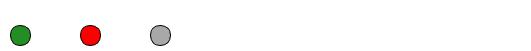
    <widget class="QGroupBox" name="groupBox_6">
     <property name="geometry">
      <rect>
       <x>30</x>
       <y>240</y>
       <width>531</width>
       <height>51</height>
      </rect>
     </property>
     <property name="font">
      <font>
       <family>Bahnschrift Light</family>
      </font>
     </property>
     <property name="styleSheet">
      <string notr="true">border: 0px;
background: transparent;
color: rgb(255, 255, 255);</string>
     </property>
     <property name="title">
      <string>Legenda</string>
     </property>
     <widget class="QLineEdit" name="RSVD_13">
      <property name="geometry">
       <rect>
        <x>10</x>
        <y>25</y>
        <width>21</width>
        <height>21</height>
       </rect>
      </property>
      <property name="font">
       <font>
        <family>Bahnschrift Light</family>
        <pointsize>8</pointsize>
       </font>
      </property>
      <property name="styleSheet">
       <string notr="true">border: 1px solid black;
color: rgb(0, 0, 0);
background-color: rgb(35,142,35);
border-radius: 10px</string>
      </property>
      <property name="inputMethodHints">
       <set>Qt::ImhNone</set>
      </property>
      <property name="text">
       <string/>
      </property>
      <property name="alignment">
       <set>Qt::AlignCenter</set>
      </property>
      <property name="readOnly">
       <bool>true</bool>
      </property>
     </widget>
     <widget class="QLabel" name="label_5">
      <property name="geometry">
       <rect>
        <x>40</x>
        <y>28</y>
        <width>16</width>
        <height>16</height>
       </rect>
      </property>
      <property name="font">
       <font>
        <family>Bahnschrift Light</family>
       </font>
      </property>
      <property name="styleSheet">
       <string notr="true">border: 0px;
</string>
      </property>
      <property name="text">
       <string>0</string>
      </property>
     </widget>
     <widget class="QLabel" name="label_7">
      <property name="geometry">
       <rect>
        <x>110</x>
        <y>28</y>
        <width>21</width>
        <height>16</height>
       </rect>
      </property>
      <property name="font">
       <font>
        <family>Bahnschrift Light</family>
       </font>
      </property>
      <property name="styleSheet">
       <string notr="true">border: 0px;
</string>
      </property>
      <property name="text">
       <string>1</string>
      </property>
     </widget>
     <widget class="QLineEdit" name="RSVD_14">
      <property name="geometry">
       <rect>
        <x>80</x>
        <y>25</y>
        <width>21</width>
        <height>21</height>
       </rect>
      </property>
      <property name="font">
       <font>
        <family>Bahnschrift Light</family>
        <pointsize>8</pointsize>
       </font>
      </property>
      <property name="styleSheet">
       <string notr="true">border: 1px solid black;
color: rgb(0, 0, 0);
background-color: rgb(255, 0, 0);
border-radius: 10px</string>
      </property>
      <property name="inputMethodHints">
       <set>Qt::ImhNone</set>
      </property>
      <property name="text">
       <string/>
      </property>
      <property name="alignment">
       <set>Qt::AlignCenter</set>
      </property>
      <property name="readOnly">
       <bool>true</bool>
      </property>
     </widget>
     <widget class="QLabel" name="label_20">
      <property name="geometry">
       <rect>
        <x>180</x>
        <y>28</y>
        <width>101</width>
        <height>16</height>
       </rect>
      </property>
      <property name="font">
       <font>
        <family>Bahnschrift Light</family>
       </font>
      </property>
      <property name="styleSheet">
       <string notr="true">border: 0px;
</string>
      </property>
      <property name="text">
       <string>Reservado</string>
      </property>
     </widget>
     <widget class="QLineEdit" name="RSVD_15">
      <property name="geometry">
       <rect>
        <x>150</x>
        <y>25</y>
        <width>21</width>
        <height>21</height>
       </rect>
      </property>
      <property name="font">
       <font>
        <family>Bahnschrift Light</family>
        <pointsize>8</pointsize>
       </font>
      </property>
      <property name="styleSheet">
       <string notr="true">border: 1px solid black;
color: rgb(0, 0, 0);
background-color: rgb(168, 168, 168);
border-radius: 10px</string>
      </property>
      <property name="inputMethodHints">
       <set>Qt::ImhNone</set>
      </property>
      <property name="text">
       <string/>
      </property>
      <property name="alignment">
       <set>Qt::AlignCenter</set>
      </property>
      <property name="readOnly">
       <bool>true</bool>
      </property>
     </widget>
    </widget>
